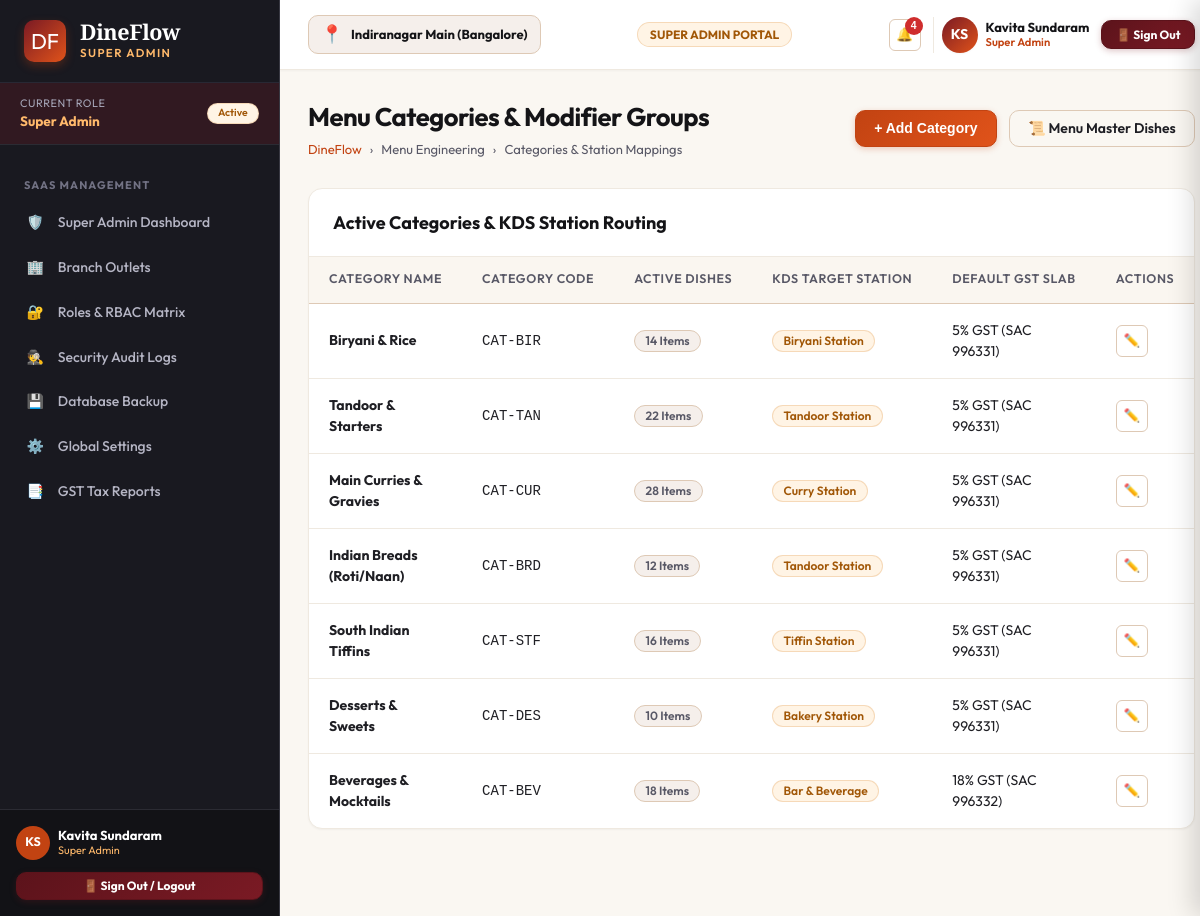
/menu/categories/ (signed in), run on the app's committed database.
### apps/accounts/models.py (models this page shows, shortened)
class Role(models.Model):
    code = models.CharField(max_length=50, unique=True)
    name = models.CharField(max_length=100)
    description = models.TextField(blank=True, default='')
    dashboard_url = models.CharField(max_length=200, default='/dashboard/owner/')
    icon = models.CharField(max_length=50, default='shield')
    is_active = models.BooleanField(default=True)
    created_at = models.DateTimeField(auto_now_add=True)

class UserProfile(models.Model):
    user = models.OneToOneField(User, on_delete=models.CASCADE, related_name='userprofile')
    role = models.ForeignKey(Role, on_delete=models.PROTECT, related_name='users')
    branch = models.CharField(max_length=150, default='Indiranagar Main (Bangalore)')
    employee_code = models.CharField(max_length=50, blank=True, default='')
    phone = models.CharField(max_length=20, blank=True, default='')
    avatar_initials = models.CharField(max_length=5, default='DF')
    created_at = models.DateTimeField(auto_now_add=True)
    updated_at = models.DateTimeField(auto_now=True)

### apps/menu/views.py (the view)
# urls.py: path('categories/', views.categories, name='categories'),
@role_required(['owner', 'manager', 'super_admin'])
def categories(request):
    categories_list = [
        {'name': 'Biryani & Rice', 'code': 'CAT-BIR', 'items_count': 14, 'station': 'Biryani Station', 'tax_slab': '5% GST (SAC 996331)'},
        {'name': 'Tandoor & Starters', 'code': 'CAT-TAN', 'items_count': 22, 'station': 'Tandoor Station', 'tax_slab': '5% GST (SAC 996331)'},
        {'name': 'Main Curries & Gravies', 'code': 'CAT-CUR', 'items_count': 28, 'station': 'Curry Station', 'tax_slab': '5% GST (SAC 996331)'},
        {'name': 'Indian Breads (Roti/Naan)', 'code': 'CAT-BRD', 'items_count': 12, 'station': 'Tandoor Station', 'tax_slab': '5% GST (SAC 996331)'},
        {'name': 'South Indian Tiffins', 'code': 'CAT-STF', 'items_count': 16, 'station': 'Tiffin Station', 'tax_slab': '5% GST (SAC 996331)'},
        {'name': 'Desserts & Sweets', 'code': 'CAT-DES', 'items_count': 10, 'station': 'Bakery Station', 'tax_slab': '5% GST (SAC 996331)'},
        {'name': 'Beverages & Mocktails', 'code': 'CAT-BEV', 'items_count': 18, 'station': 'Bar & Beverage', 'tax_slab': '18% GST (SAC 996332)'},
    ]
    context = {
        'page_title': 'Menu Categories & Modifiers',
        'categories': categories_list
    }
    return render(request, 'menu/categories.html', context)

### templates/menu/categories.html (shortened to what this page needs)
{% extends 'base.html' %}
{% load static %}
{% load dineflow_tags %}
{% block content %}
<div class="df-page-header">
  <div class="df-page-title-group">
    <h1>Menu Categories & Modifier Groups</h1>
    <div class="df-breadcrumb">
      <a href="{% url 'landing:index' %}">DineFlow</a>
      <span>›</span>
      <span>Menu Engineering</span>
      <span>›</span>
      <span>Categories & Station Mappings</span>
    </div>
  </div>
  <div style="display:flex; gap:0.75rem;">
    <button class="df-btn df-btn-terracotta" onclick="DineFlow.showToast('New Category', 'Opening category creation drawer...', 'info')">
      <span>+ Add Category</span>
    </button>
    <a href="{% url 'menu:item_list' %}" class="df-btn df-btn-outline">
      <span>📜 Menu Master Dishes</span>
    </a>
  </div>
</div>
<div class="df-card">
  <div class="df-card-header">
    <div class="df-card-title">Active Categories & KDS Station Routing</div>
  </div>
  <div class="df-table-responsive">
    <table class="df-table">
      <thead>
        <tr>
          <th>Category Name</th>
          <th>Category Code</th>
          <th>Active Dishes</th>
          <th>KDS Target Station</th>
          <th>Default GST Slab</th>
          <th>Actions</th>
        </tr>
      </thead>
      <tbody>
        {% for c in categories %}
          <tr>
            <td><strong>{{ c.name }}</strong></td>
            <td><code>{{ c.code }}</code></td>
            <td><span class="df-badge badge-neutral">{{ c.items_count }} Items</span></td>
            <td><span class="df-badge badge-warning">{{ c.station }}</span></td>
            <td>{{ c.tax_slab }}</td>
            <td>
              <div class="df-action-btns">
                <button class="df-btn-icon" onclick="DineFlow.showToast('Edit Category', 'Editing {{ c.name }}', 'info')">✏️</button>
              </div>
            </td>
          </tr>
        {% endfor %}
      </tbody>
    </table>
  </div>
</div>
{% endblock %}

### templates/partials/_sidebar.html (shortened to what this page needs)
{% load static %}
<aside class="df-sidebar">
  <div class="df-brand-header">
    <div class="df-brand-logo">DF</div>
    <div>
      <div class="df-brand-title">DineFlow</div>
      <div class="df-brand-subtitle">{{ CURRENT_USER.role_title }}</div>
    </div>
  </div>
  <div style="padding: 0.75rem 1.25rem; background: rgba(122, 26, 36, 0.25); border-bottom: 1px solid #2B2B33; display: flex; align-items: center; justify-content: space-between;">
    <div>
      <div style="font-size: 0.68rem; color: #A6A6B8; text-transform: uppercase; letter-spacing: 0.05em;">Current Role</div>
      <div style="font-size: 0.85rem; font-weight: 700; color: var(--df-saffron-400);">{{ CURRENT_USER.role_title }}</div>
    </div>
    <span class="df-badge badge-warning" style="font-size: 0.65rem;">Active</span>
  </div>
  <nav style="flex: 1; padding: 0.75rem 0 2rem; overflow-y: auto;">
    {% if CURRENT_ROLE == 'super_admin' %}
      <div class="df-nav-section-title">SaaS Management</div>
      <ul class="df-nav-list">
        <li class="df-nav-item">
          <a href="{% url 'dashboard:super_admin' %}" class="df-nav-link {% if request.resolver_match.url_name == 'super_admin' %}active{% endif %}">
            <span>🛡️</span>
            <span>Super Admin Dashboard</span>
          </a>
        </li>
        <li class="df-nav-item">
          <a href="{% url 'settings_app:branches' %}" class="df-nav-link {% if request.resolver_match.url_name == 'branches' %}active{% endif %}">
            <span>🏢</span>
            <span>Branch Outlets</span>
          </a>
        </li>
        <li class="df-nav-item">
          <a href="{% url 'settings_app:roles_permissions' %}" class="df-nav-link {% if request.resolver_match.url_name == 'roles_permissions' %}active{% endif %}">
            <span>🔐</span>
            <span>Roles & RBAC Matrix</span>
          </a>
        </li>
        <li class="df-nav-item">
          <a href="{% url 'settings_app:audit_logs' %}" class="df-nav-link {% if request.resolver_match.url_name == 'audit_logs' %}active{% endif %}">
            <span>🕵️</span>
            <span>Security Audit Logs</span>
          </a>
        </li>
        <li class="df-nav-item">
          <a href="{% url 'settings_app:backup_restore' %}" class="df-nav-link {% if request.resolver_match.url_name == 'backup_restore' %}active{% endif %}">
            <span>💾</span>
            <span>Database Backup</span>
          </a>
        </li>
        <li class="df-nav-item">
          <a href="{% url 'settings_app:general' %}" class="df-nav-link {% if request.resolver_match.url_name == 'general' %}active{% endif %}">
            <span>⚙️</span>
            <span>Global Settings</span>
          </a>
        </li>
        <li class="df-nav-item">
          <a href="{% url 'analytics:tax_reports' %}" class="df-nav-link {% if request.resolver_match.url_name == 'tax_reports' %}active{% endif %}">
            <span>📑</span>
            <span>GST Tax Reports</span>
          </a>
        </li>
      </ul>
    {% endif %}
  </nav>
  <div style="padding: 1rem; border-top: 1px solid #2B2B33; background: rgba(18, 18, 22, 0.95); margin-top: auto;">
    <div style="display: flex; align-items: center; justify-content: space-between; margin-bottom: 0.75rem;">
      <div style="display: flex; align-items: center; gap: 0.5rem;">
        <div style="width: 34px; height: 34px; border-radius: 50%; background: var(--df-terracotta-700); color: #FFF; font-weight: 700; display: flex; align-items: center; justify-content: center; font-size: 0.78rem;">
          {{ CURRENT_USER.avatar_initials }}
        </div>
        <div style="line-height: 1.2;">
          <div style="font-weight: 700; font-size: 0.8125rem; color: #FFF;">{{ CURRENT_USER.name }}</div>
          <div style="font-size: 0.68rem; color: var(--df-saffron-400);">{{ CURRENT_USER.role_title }}</div>
        </div>
      </div>
    </div>
    <div>
      <a href="{% url 'accounts:logout' %}" class="df-btn df-btn-maroon df-btn-sm" style="width: 100%; justify-content: center; font-size: 0.75rem; font-weight: 700;">
        <span>🚪 Sign Out / Logout</span>
      </a>
    </div>
  </div>
</aside>

### templates/partials/_navbar.html (shortened to what this page needs)
{% load static %}
<header class="df-navbar">
  <div style="display: flex; align-items: center; gap: 1rem;">
    <div style="display: flex; align-items: center; gap: 0.5rem; background: var(--df-bg-cream); border: 1px solid var(--df-border-medium); padding: 0.35rem 0.75rem; border-radius: var(--df-radius-md);">
      <span style="font-size: 1.1rem;">📍</span>
      <span style="font-weight: 700; font-size: 0.8125rem; color: var(--df-charcoal-900);">{{ ACTIVE_BRANCH }}</span>
    </div>
  </div>
  <div style="display: flex; align-items: center; gap: 0.75rem;">
    <span class="df-badge badge-warning" style="font-weight: 700; font-size: 0.75rem; padding: 0.35rem 0.75rem;">
      {{ CURRENT_USER.role_title|upper }} PORTAL
    </span>
  </div>
  <div style="display: flex; align-items: center; gap: 0.75rem;">
    <button class="df-btn-icon" onclick="DineFlow.openDrawer('df-notifications-drawer')" style="position: relative;" title="Notifications">
      🔔
      {% if UNREAD_NOTIFICATIONS_COUNT > 0 %}
        <span style="position: absolute; top: -3px; right: -3px; width: 18px; height: 18px; background: var(--df-danger-600); color: #FFF; border-radius: 50%; font-size: 0.65rem; font-weight: 800; display: flex; align-items: center; justify-content: center;">
          {{ UNREAD_NOTIFICATIONS_COUNT }}
        </span>
      {% endif %}
    </button>
    <div style="display: flex; align-items: center; gap: 0.5rem; padding-left: 0.5rem; border-left: 1px solid var(--df-border-light);">
      <div style="width: 36px; height: 36px; border-radius: 50%; background: linear-gradient(135deg, var(--df-maroon-700), var(--df-terracotta-600)); color: #FFF; font-weight: 700; display: flex; align-items: center; justify-content: center; font-size: 0.875rem; box-shadow: var(--df-shadow-xs);">
        {{ CURRENT_USER.avatar_initials }}
      </div>
      <div style="line-height: 1.2; text-align: left;" class="df-hide-mobile">
        <div style="font-weight: 700; font-size: 0.8125rem; color: var(--df-charcoal-900);">{{ CURRENT_USER.name }}</div>
        <div style="font-size: 0.7rem; color: var(--df-terracotta-700); font-weight: 600;">{{ CURRENT_USER.role_title }}</div>
      </div>
    </div>
    <a href="{% url 'accounts:logout' %}" class="df-btn df-btn-maroon df-btn-sm" style="font-weight: 700; font-size: 0.75rem; padding: 0.4rem 0.85rem;" title="Sign out of ERP">
      <span>🚪 Sign Out</span>
    </a>
  </div>
</header>

### static/css/dineflow-tokens.css (style rules this page uses)
:root { --df-charcoal-900: #141417; --df-charcoal-800: #1E1E24; --df-charcoal-700: #2B2B33; --df-charcoal-600: #3C3C47; --df-charcoal-500: #555563; --df-charcoal-400: #7A7A8C; --df-charcoal-300: #A6A6B8; --df-charcoal-200: #D1D1DE; --df-charcoal-100: #EDEDF5; --df-maroon-900: #420C12; --df-maroon-800: #5C131B; --df-maroon-700: #7A1A24; --df-maroon-600: #9E222F; --df-maroon-500: #C42B3B; --df-maroon-100: #FCE8EA; --df-terracotta-900: #73270A; --df-terracotta-800: #9C350D; --df-terracotta-700: #C24312; --df-terracotta-600: #E0531A; --df-terracotta-500: #F06A33; --df-terracotta-400: #F58C60; --df-terracotta-100: #FDEDE6; --df-saffron-900: #733E05; --df-saffron-800: #A15707; --df-saffron-700: #CF7009; --df-saffron-600: #F58B14; --df-saffron-500: #FFA238; --df-saffron-400: #FFB96B; --df-saffron-100: #FFF4E5; --df-gold-800: #8C731A; --df-gold-700: #B89722; --df-gold-600: #D9B32B; --df-gold-500: #F0CA3F; --df-gold-100: #FDF9E7; --df-green-900: #0E421B; --df-green-800: #155C27; --df-green-700: #1E7A35; --df-green-600: #279C44; --df-green-500: #34BD55; --df-green-100: #E6F7EB; --df-danger-800: #781717; --df-danger-700: #A32020; --df-danger-600: #CF2D2D; --df-danger-100: #FDE8E8; --df-bg-app: #FAF7F2; --df-bg-cream: #F5EFEB; --df-bg-surface: #FFFFFF; --df-bg-surface-subtle: #F9F6F0; --df-bg-sidebar: #191920; --df-bg-sidebar-hover: #262630; --df-bg-sidebar-active: #7A1A24; --df-text-primary: #1F1F24; --df-text-secondary: #585866; --df-text-muted: #8C8C9E; --df-text-light: #F7F5F0; --df-text-on-dark: #FFFFFF; --df-border-light: #EFE9E0; --df-border-medium: #DEC9B5; --df-border-dark: #383842; --df-border-focus: #C24312; --df-font-sans: 'Outfit', 'Inter', -apple-system, BlinkMacSystemFont, "Segoe UI", Roboto, sans-serif; --df-font-serif: 'Playfair Display', Georgia, serif; --df-font-mono: 'JetBrains Mono', 'Fira Code', Consolas, monospace; --df-shadow-xs: 0 1px 2px rgba(33, 20, 10, 0.04); --df-shadow-sm: 0 2px 4px rgba(33, 20, 10, 0.06), 0 1px 2px rgba(33, 20, 10, 0.04); --df-shadow-md: 0 6px 12px -2px rgba(33, 20, 10, 0.08), 0 3px 6px -2px rgba(33, 20, 10, 0.05); --df-shadow-lg: 0 12px 24px -4px rgba(33, 20, 10, 0.12), 0 6px 12px -4px rgba(33, 20, 10, 0.06); --df-shadow-xl: 0 20px 32px -6px rgba(33, 20, 10, 0.16), 0 10px 16px -6px rgba(33, 20, 10, 0.08); --df-radius-sm: 6px; --df-radius-md: 10px; --df-radius-lg: 14px; --df-radius-xl: 20px; --df-radius-full: 9999px; --df-sidebar-width: 280px; --df-sidebar-collapsed-width: 80px; --df-navbar-height: 70px; }

### data on the page
Role: role_title "SUPER ADMIN", role_title "Super Admin"
UserProfile: avatar_initials "KS", branch "Indiranagar Main (Bangalore)"

### other printed values
{{ CURRENT_USER.name }} "Kavita Sundaram"
{{ UNREAD_NOTIFICATIONS_COUNT }} "4"
{{ c.name }} "Biryani & Rice" "Tandoor & Starters" "Main Curries & Gravies" "Indian Breads (Roti/Naan)" "South Indian Tiffins" "Desserts & Sweets" "Beverages & Mocktails"
{{ c.code }} "CAT-BIR" "CAT-TAN" "CAT-CUR" "CAT-BRD" "CAT-STF" "CAT-DES" "CAT-BEV"
{{ c.items_count }} "14" "22" "28" "12" "16" "10" "18"
{{ c.station }} "Biryani Station" "Tandoor Station" "Curry Station" "Tandoor Station" "Tiffin Station" "Bakery Station" "Bar & Beverage"
{{ c.tax_slab }} "5% GST (SAC 996331)" "5% GST (SAC 996331)" "5% GST (SAC 996331)" "5% GST (SAC 996331)" "5% GST (SAC 996331)" "5% GST (SAC 996331)" "18% GST (SAC 996332)"
